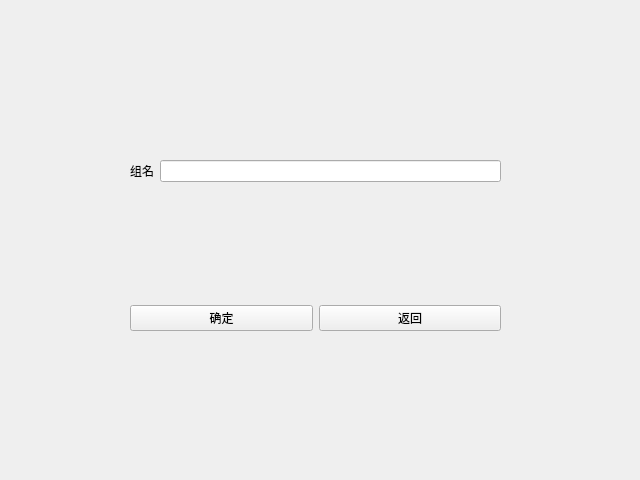
<?xml version="1.0" encoding="UTF-8"?>
<ui version="4.0">
 <class>createGroup</class>
 <widget class="QWidget" name="createGroup">
  <property name="geometry">
   <rect>
    <x>0</x>
    <y>0</y>
    <width>640</width>
    <height>480</height>
   </rect>
  </property>
  <property name="windowTitle">
   <string>Form</string>
  </property>
  <widget class="QWidget" name="">
   <property name="geometry">
    <rect>
     <x>130</x>
     <y>160</y>
     <width>371</width>
     <height>171</height>
    </rect>
   </property>
   <layout class="QVBoxLayout" name="verticalLayout">
    <item>
     <layout class="QHBoxLayout" name="horizontalLayout">
      <item>
       <widget class="QLabel" name="label">
        <property name="styleSheet">
         <string notr="true">font: 14pt &quot;微软雅黑&quot;;</string>
        </property>
        <property name="text">
         <string>组名</string>
        </property>
       </widget>
      </item>
      <item>
       <widget class="QLineEdit" name="groupName"/>
      </item>
     </layout>
    </item>
    <item>
     <spacer name="verticalSpacer">
      <property name="orientation">
       <enum>Qt::Vertical</enum>
      </property>
      <property name="sizeHint" stdset="0">
       <size>
        <width>20</width>
        <height>40</height>
       </size>
      </property>
     </spacer>
    </item>
    <item>
     <layout class="QHBoxLayout" name="horizontalLayout_2">
      <item>
       <widget class="QPushButton" name="pushButton">
        <property name="styleSheet">
         <string notr="true">font: 14pt &quot;微软雅黑&quot;;</string>
        </property>
        <property name="text">
         <string>确定</string>
        </property>
       </widget>
      </item>
      <item>
       <widget class="QPushButton" name="pushButton_2">
        <property name="styleSheet">
         <string notr="true">font: 14pt &quot;微软雅黑&quot;;</string>
        </property>
        <property name="text">
         <string>返回</string>
        </property>
       </widget>
      </item>
     </layout>
    </item>
   </layout>
  </widget>
 </widget>
 <resources/>
 <connections/>
</ui>
